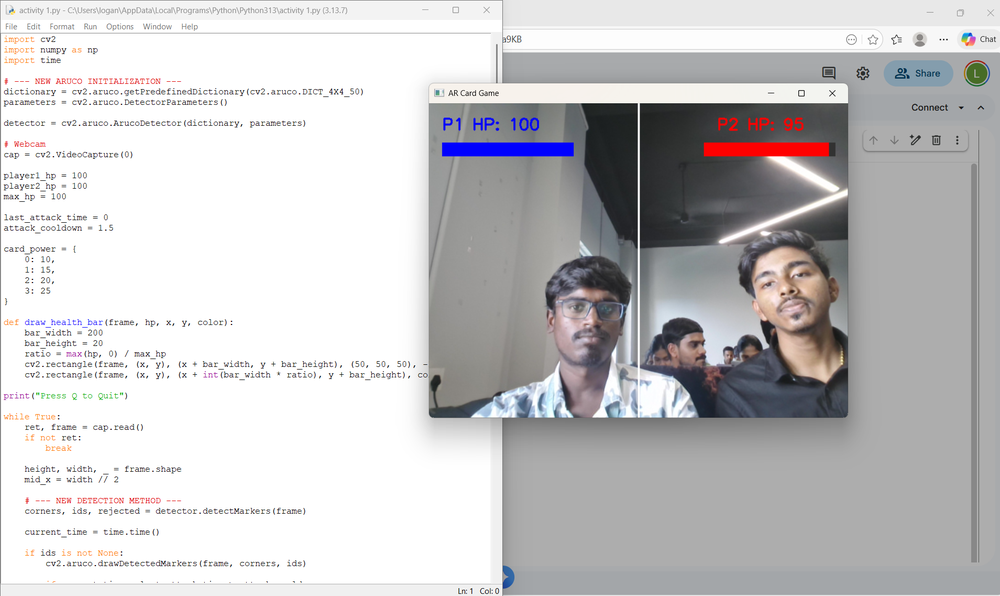
#> input picture activity/activity 1(14.02.2026).png, 1000 x 596 px, shrunk from 1909 x 1137 before the run
$ jupyter execute 'activity_3_(13_02_2026).ipynb'   (shell and % lines are left out)
#> lines starting #> are read from the running program, lines starting #| are printed output that depends on the picture
<a href="https://colab.research.google.com/github/Loganath399/Computer-Vision-with-OpenCV-for-Modern-AI/blob/main/activity_3_(13_02_2026).ipynb" target="_parent"></a>

[cell 1]
import cv2
import numpy as np
from google.colab import files
from google.colab.patches import cv2_imshow

[cell 2]
print("Upload FIRST image (object close)")
uploaded1 = files.upload()
#> the answer given: activity 1(14.02.2026).png
img1_path = list(uploaded1.keys())[0]

print("Upload SECOND image (object far / rotated)")
uploaded2 = files.upload()
#> the answer given: activity 1(14.02.2026).png
img2_path = list(uploaded2.keys())[0]

# Read images
img1 = cv2.imread(img1_path)
#> img1 is the input picture: shape (596, 1000, 3); mean B, G, R 198.5, 197.3, 198.5
img2 = cv2.imread(img2_path)

# Convert to grayscale
gray1 = cv2.cvtColor(img1, cv2.COLOR_BGR2GRAY)
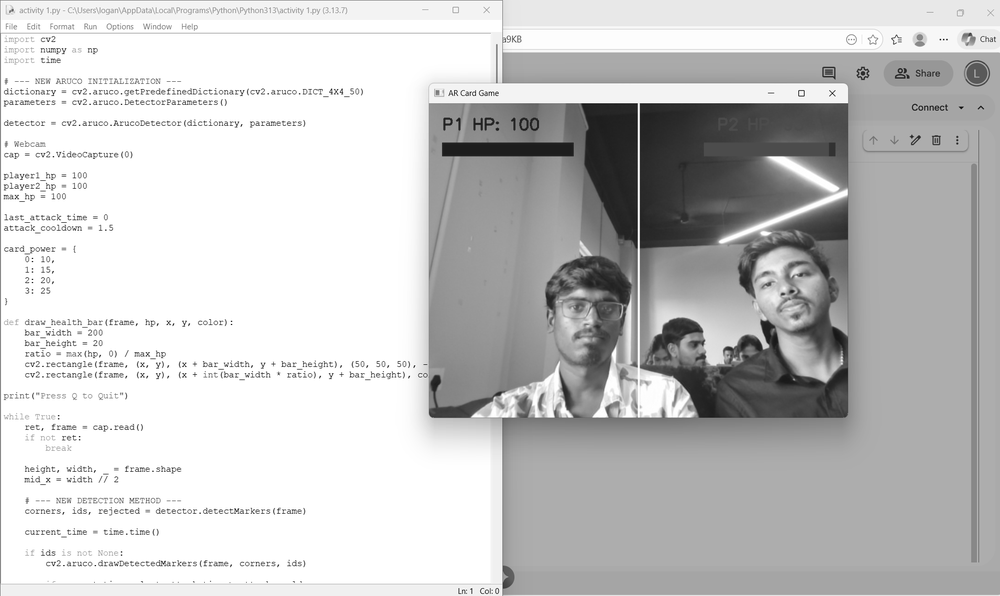
#> gray1: shape (596, 1000); min 7, max 255, mean 197.8
gray2 = cv2.cvtColor(img2, cv2.COLOR_BGR2GRAY)

[cell 3]
sift = cv2.SIFT_create()

# Detect keypoints & descriptors
kp1, des1 = sift.detectAndCompute(gray1, None)
#> kp1 = 1605 keypoints; strongest (x, y, size): (765, 345, 4.9), (912, 136, 2), (767, 326, 8.4), (970, 34, 2.3)
kp2, des2 = sift.detectAndCompute(gray2, None)
#> kp2 has the same summary as kp1

[cell 4]
bf = cv2.BFMatcher()
matches = bf.knnMatch(des1, des2, k=2)
#> matches = 1605 matches

# Apply Lowe's ratio test
good_matches = []
for m, n in matches:
    if m.distance < 0.75 * n.distance:
        good_matches.append(m)
#> after the loop, good_matches = 1605 matches

print("Number of Good Matches:", len(good_matches))
#| Number of Good Matches: 1605

# Draw matches
matched_img = cv2.drawMatches(
    img1, kp1,
    img2, kp2,
    good_matches, None,
    flags=cv2.DrawMatchesFlags_NOT_DRAW_SINGLE_POINTS
)
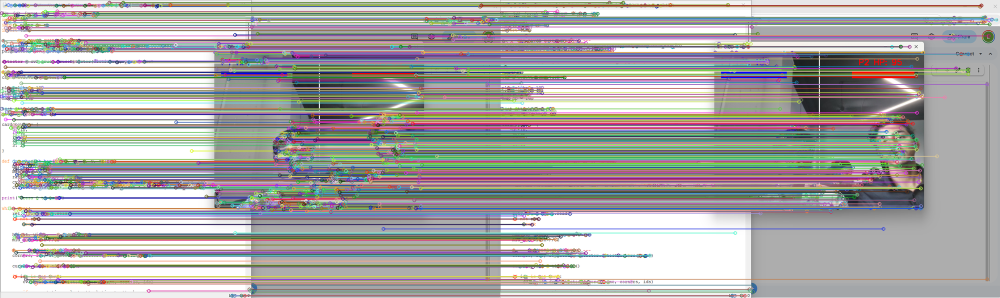
#> matched_img: shape (596, 2000, 3) (shown at 1/2 size); mean B, G, R 166, 166.7, 168.9

cv2_imshow(matched_img)
